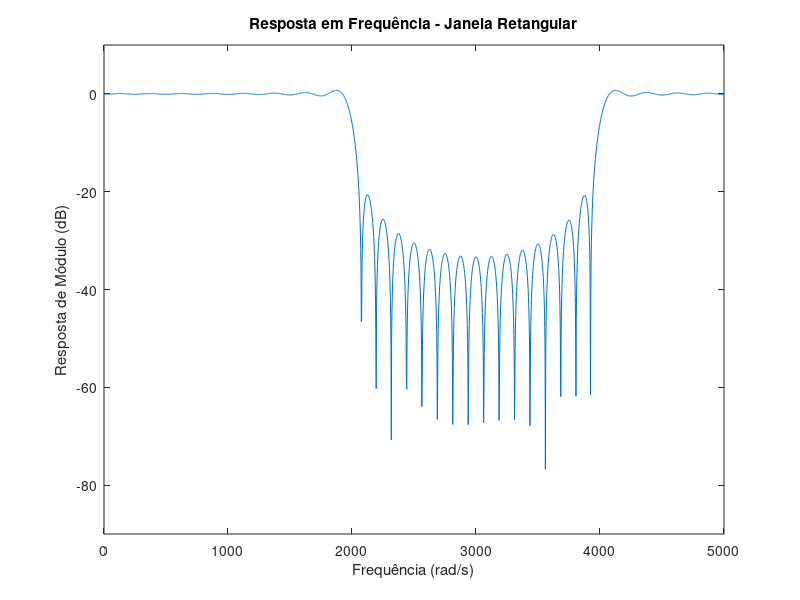
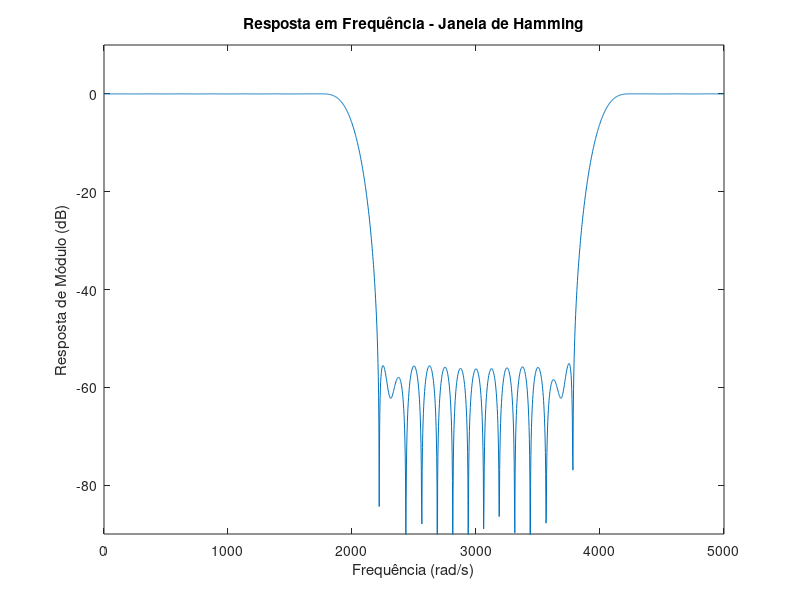
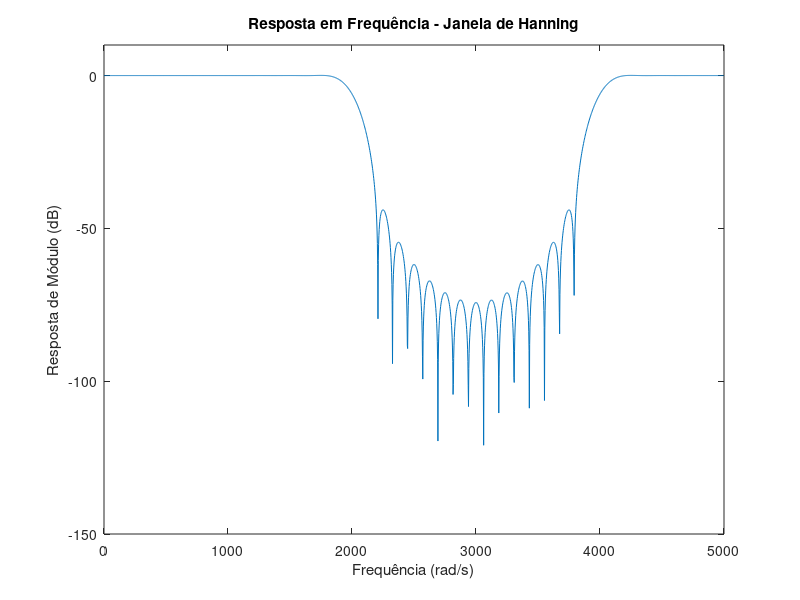
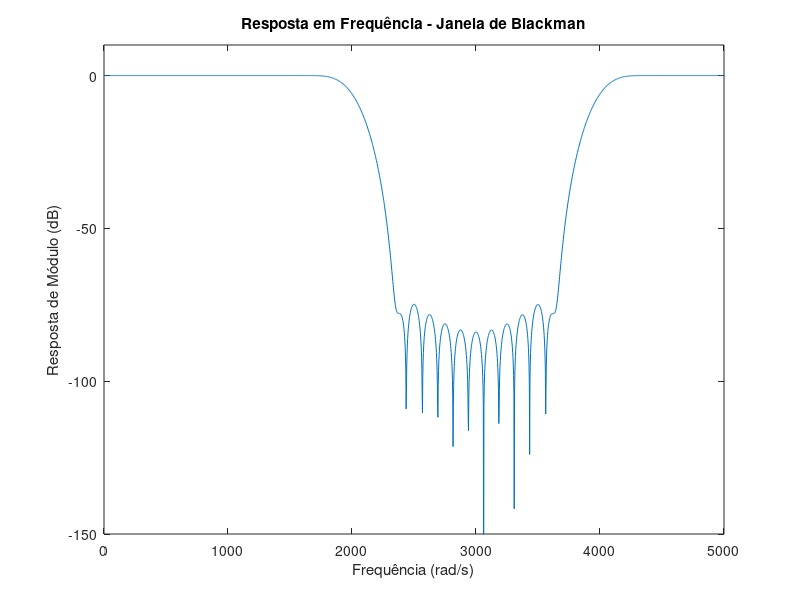

These charts were generated, in order, by the following MATLAB code:
% EXEMPLO 5.3

% Projete um filtro rejeita-faixa que satisfaça as especificações a seguir usando as janelas retangular, de Hamming, de Hann e de Blackman:

% M = 80 Ωc1 = 2000 rad/s Ωc2 = 4000 rad/s Ωs = 10 000 rad/s

clear all
M = 80;
Omega_c1 = 2000;
Omega_c2 = 4000;
Omega_s = 10000;
wc1 = Omega_c1*2*pi/Omega_s; wc2 = Omega_c2*2*pi/Omega_s;
n = 1:M/2;
h0 = 1 - (wc2 - wc1)/pi;
haux = (sin(wc1.*n) - sin(wc2.*n))./(pi.*n);
h_ideal = [fliplr(haux) h0 haux];
h_ret=h_ideal;
[H_ret,w]=freqz(h_ret,1,2048,Omega_s);
figure(1)
plot(w,20*log10(abs(H_ret)))
axis([0 Omega_s/2 -90 10])

ylabel('Resposta de Módulo (dB)');
xlabel('Frequência (rad/s)');
title('Resposta em Frequência - Janela Retangular');

h_aux=hamming(M+1);
h_ham=h_ideal.*h_aux';
[H_ham,w]=freqz(h_ham,1,2048,Omega_s);
figure(2)
plot(w,20*log10(abs(H_ham)))
axis([0 Omega_s/2 -90 10])
ylabel('Resposta de Módulo (dB)');
xlabel('Frequência (rad/s)');
title('Resposta em Frequência - Janela de Hamming');

h_aux=hanning(M+1);
h_han=h_ideal.*h_aux';
[H_han,w]=freqz(h_han,1,2048,Omega_s);
figure(3)
plot(w,20*log10(abs(H_han)))
axis([0 Omega_s/2 -150 10])
ylabel('Resposta de Módulo (dB)');
xlabel('Frequência (rad/s)');
title('Resposta em Frequência - Janela de Hanning')

h_aux=blackman(M+1);
h_black=h_ideal.*h_aux';
[H_black,w]=freqz(h_black,1,2048,Omega_s);
figure(4)
plot(w,20*log10(abs(H_black)))
axis([0 Omega_s/2 -150 10])
ylabel('Resposta de Módulo (dB)');
xlabel('Frequência (rad/s)');
title('Resposta em Frequência - Janela de Blackman')
